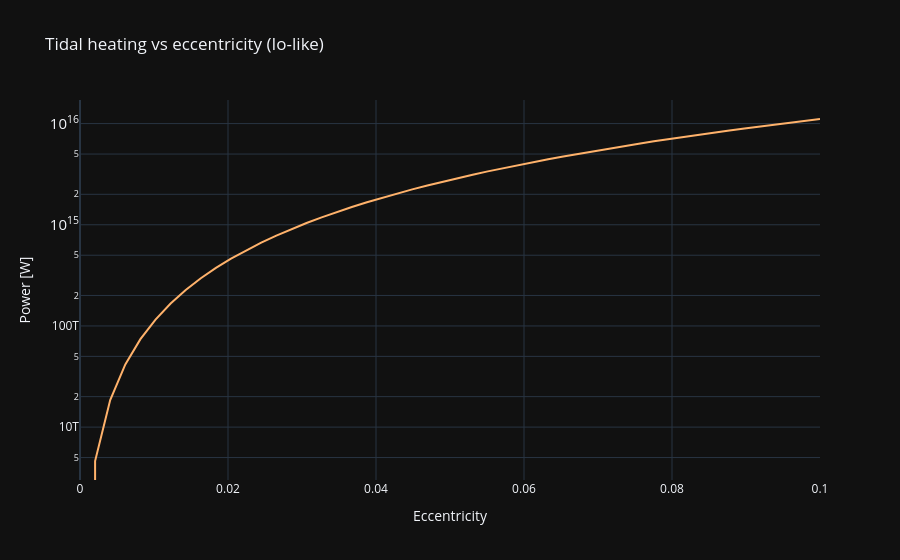

The notebook cell this image was saved under:
### Code cell
# Tidal heating vs eccentricity
import numpy as np, plotly.graph_objects as go
es = np.linspace(0, 0.1, 50)
Ps = [eq.tidal_heating_power(8.93e22, 1.8216e6, 4.217e8, e, k2=0.3, Q=100, M_star_kg=1.898e27) for e in es]
fig = go.Figure(go.Scatter(x=es, y=Ps, mode='lines', line=dict(color='#ffb26b')))
fig.update_layout(title='Tidal heating vs eccentricity (Io-like)', xaxis_title='Eccentricity',
                  yaxis_title='Power [W]', template='plotly_dark', yaxis_type='log')
fig.show()
